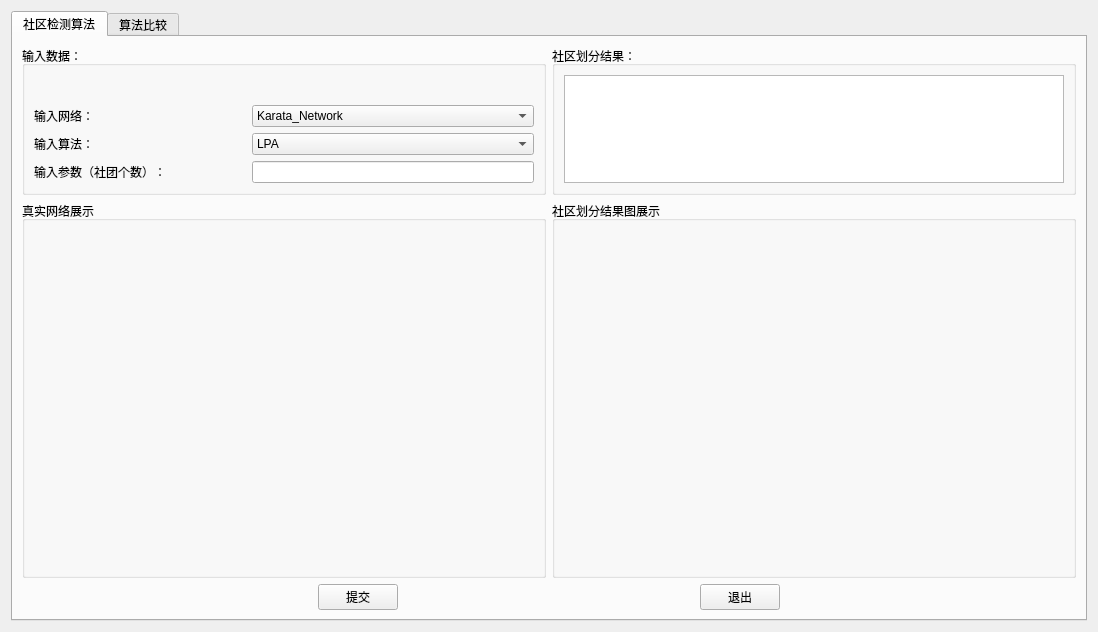
<?xml version="1.0" encoding="UTF-8"?>
<ui version="4.0">
 <class>CommunityDetection</class>
 <widget class="QWidget" name="CommunityDetection">
  <property name="geometry">
   <rect>
    <x>0</x>
    <y>0</y>
    <width>1098</width>
    <height>632</height>
   </rect>
  </property>
  <property name="windowTitle">
   <string>Form</string>
  </property>
  <layout class="QVBoxLayout" name="verticalLayout_4" stretch="0">
   <item>
    <widget class="QTabWidget" name="tabWidget">
     <property name="autoFillBackground">
      <bool>false</bool>
     </property>
     <property name="currentIndex">
      <number>0</number>
     </property>
     <widget class="QWidget" name="tab">
      <attribute name="title">
       <string>社区检测算法</string>
      </attribute>
      <layout class="QVBoxLayout" name="verticalLayout" stretch="1,3,0">
       <item>
        <layout class="QHBoxLayout" name="horizontalLayout_3" stretch="1,1">
         <item>
          <widget class="QGroupBox" name="groupBox">
           <property name="title">
            <string>输入数据：</string>
           </property>
           <layout class="QVBoxLayout" name="verticalLayout_2">
            <item>
             <layout class="QHBoxLayout" name="horizontalLayout" stretch="3,4">
              <property name="topMargin">
               <number>30</number>
              </property>
              <item>
               <widget class="QLabel" name="labelInputNetwork">
                <property name="text">
                 <string>输入网络：</string>
                </property>
               </widget>
              </item>
              <item>
               <widget class="QComboBox" name="comboBoxInputNetwork">
                <item>
                 <property name="text">
                  <string>Karata_Network</string>
                 </property>
                </item>
                <item>
                 <property name="text">
                  <string>Dolphin_Network</string>
                 </property>
                </item>
                <item>
                 <property name="text">
                  <string>football_Network</string>
                 </property>
                </item>
                <item>
                 <property name="text">
                  <string>cond-mat_Network</string>
                 </property>
                </item>
               </widget>
              </item>
             </layout>
            </item>
            <item>
             <layout class="QHBoxLayout" name="horizontalLayout_2" stretch="3,4">
              <item>
               <widget class="QLabel" name="labelInputAlgorithm">
                <property name="text">
                 <string>输入算法：</string>
                </property>
               </widget>
              </item>
              <item>
               <widget class="QComboBox" name="comboBoxInputAlgorithm">
                <item>
                 <property name="text">
                  <string>LPA</string>
                 </property>
                </item>
                <item>
                 <property name="text">
                  <string>Louvain</string>
                 </property>
                </item>
                <item>
                 <property name="text">
                  <string>GN</string>
                 </property>
                </item>
               </widget>
              </item>
             </layout>
            </item>
            <item>
             <layout class="QHBoxLayout" name="horizontalLayout_6" stretch="3,4">
              <item>
               <widget class="QLabel" name="labelInputParameters">
                <property name="text">
                 <string>输入参数（社团个数）：</string>
                </property>
               </widget>
              </item>
              <item>
               <widget class="QLineEdit" name="lineEditParameters">
                <property name="readOnly">
                 <bool>false</bool>
                </property>
               </widget>
              </item>
             </layout>
            </item>
           </layout>
          </widget>
         </item>
         <item>
          <widget class="QGroupBox" name="groupBox_2">
           <property name="title">
            <string>社区划分结果：</string>
           </property>
           <layout class="QVBoxLayout" name="verticalLayout_3">
            <item>
             <widget class="QTextBrowser" name="textBrowserResult"/>
            </item>
           </layout>
          </widget>
         </item>
        </layout>
       </item>
       <item>
        <layout class="QHBoxLayout" name="horizontalLayout_4">
         <item>
          <widget class="QGroupBox" name="groupBox_4">
           <property name="title">
            <string>真实网络展示</string>
           </property>
          </widget>
         </item>
         <item>
          <widget class="QGroupBox" name="groupBox_3">
           <property name="title">
            <string>社区划分结果图展示</string>
           </property>
          </widget>
         </item>
        </layout>
       </item>
       <item>
        <layout class="QHBoxLayout" name="horizontalLayout_5" stretch="0,0">
         <property name="topMargin">
          <number>0</number>
         </property>
         <item>
          <widget class="QPushButton" name="buttonSubmit">
           <property name="sizePolicy">
            <sizepolicy hsizetype="Fixed" vsizetype="Fixed">
             <horstretch>0</horstretch>
             <verstretch>0</verstretch>
            </sizepolicy>
           </property>
           <property name="text">
            <string>提交</string>
           </property>
          </widget>
         </item>
         <item>
          <widget class="QPushButton" name="buttonExit">
           <property name="sizePolicy">
            <sizepolicy hsizetype="Fixed" vsizetype="Fixed">
             <horstretch>0</horstretch>
             <verstretch>0</verstretch>
            </sizepolicy>
           </property>
           <property name="text">
            <string>退出</string>
           </property>
          </widget>
         </item>
        </layout>
       </item>
      </layout>
     </widget>
     <widget class="QWidget" name="tab_2">
      <attribute name="title">
       <string>算法比较</string>
      </attribute>
      <layout class="QVBoxLayout" name="verticalLayout_5" stretch="1,3">
       <item>
        <widget class="QGroupBox" name="groupBox_7">
         <property name="title">
          <string/>
         </property>
         <layout class="QVBoxLayout" name="verticalLayout_6" stretch="0,0">
          <item>
           <layout class="QHBoxLayout" name="horizontalLayout_7" stretch="3,4,5,0">
            <item>
             <widget class="QLabel" name="labelMeasure">
              <property name="text">
               <string>度量指标：</string>
              </property>
             </widget>
            </item>
            <item>
             <widget class="QComboBox" name="comboBoxMeasure">
              <item>
               <property name="text">
                <string>Modularity</string>
               </property>
              </item>
              <item>
               <property name="text">
                <string>NMI</string>
               </property>
              </item>
             </widget>
            </item>
            <item>
             <spacer name="horizontalSpacer">
              <property name="orientation">
               <enum>Qt::Horizontal</enum>
              </property>
              <property name="sizeHint" stdset="0">
               <size>
                <width>283</width>
                <height>20</height>
               </size>
              </property>
             </spacer>
            </item>
            <item>
             <widget class="QPushButton" name="buttonConfirm">
              <property name="text">
               <string>确定</string>
              </property>
             </widget>
            </item>
           </layout>
          </item>
          <item>
           <layout class="QHBoxLayout" name="horizontalLayout_9" stretch="3,4,0,5">
            <item>
             <widget class="QLabel" name="labelInputParameters2">
              <property name="text">
               <string>输入参数：</string>
              </property>
             </widget>
            </item>
            <item>
             <widget class="QLineEdit" name="lineEditParameters2"/>
            </item>
            <item>
             <spacer name="horizontalSpacer_3">
              <property name="orientation">
               <enum>Qt::Horizontal</enum>
              </property>
              <property name="sizeHint" stdset="0">
               <size>
                <width>93</width>
                <height>20</height>
               </size>
              </property>
             </spacer>
            </item>
            <item>
             <spacer name="horizontalSpacer_2">
              <property name="orientation">
               <enum>Qt::Horizontal</enum>
              </property>
              <property name="sizeHint" stdset="0">
               <size>
                <width>40</width>
                <height>20</height>
               </size>
              </property>
             </spacer>
            </item>
           </layout>
          </item>
         </layout>
        </widget>
       </item>
       <item>
        <layout class="QHBoxLayout" name="horizontalLayout_8" stretch="1,1">
         <item>
          <widget class="QGroupBox" name="groupBox_5">
           <property name="title">
            <string>比较结果图</string>
           </property>
          </widget>
         </item>
         <item>
          <widget class="QGroupBox" name="groupBox_6">
           <property name="title">
            <string>比较结果表</string>
           </property>
           <layout class="QVBoxLayout" name="verticalLayout_7">
            <item>
             <widget class="QTableWidget" name="tableWidgetCompareResult">
              <attribute name="horizontalHeaderStretchLastSection">
               <bool>true</bool>
              </attribute>
              <attribute name="verticalHeaderStretchLastSection">
               <bool>true</bool>
              </attribute>
              <row>
               <property name="text">
                <string>karata</string>
               </property>
              </row>
              <row>
               <property name="text">
                <string>football</string>
               </property>
              </row>
              <row>
               <property name="text">
                <string>dolphin</string>
               </property>
              </row>
              <column>
               <property name="text">
                <string>LPA</string>
               </property>
              </column>
              <column>
               <property name="text">
                <string>GN</string>
               </property>
              </column>
              <column>
               <property name="text">
                <string>Louvain</string>
               </property>
              </column>
             </widget>
            </item>
           </layout>
          </widget>
         </item>
        </layout>
       </item>
      </layout>
     </widget>
    </widget>
   </item>
  </layout>
 </widget>
 <resources/>
 <connections>
  <connection>
   <sender>buttonSubmit</sender>
   <signal>clicked()</signal>
   <receiver>CommunityDetection</receiver>
   <slot>submit_alog()</slot>
   <hints>
    <hint type="sourcelabel">
     <x>395</x>
     <y>586</y>
    </hint>
    <hint type="destinationlabel">
     <x>6</x>
     <y>557</y>
    </hint>
   </hints>
  </connection>
  <connection>
   <sender>buttonExit</sender>
   <signal>clicked()</signal>
   <receiver>CommunityDetection</receiver>
   <slot>exit_alog()</slot>
   <hints>
    <hint type="sourcelabel">
     <x>773</x>
     <y>586</y>
    </hint>
    <hint type="destinationlabel">
     <x>1008</x>
     <y>543</y>
    </hint>
   </hints>
  </connection>
  <connection>
   <sender>buttonConfirm</sender>
   <signal>clicked()</signal>
   <receiver>CommunityDetection</receiver>
   <slot>plot_metrics_graph()</slot>
   <hints>
    <hint type="sourcelabel">
     <x>1011</x>
     <y>165</y>
    </hint>
    <hint type="destinationlabel">
     <x>1071</x>
     <y>141</y>
    </hint>
   </hints>
  </connection>
 </connections>
 <slots>
  <slot>exit_alog()</slot>
  <slot>submit_alog()</slot>
  <slot>plot_metrics_graph()</slot>
 </slots>
</ui>
